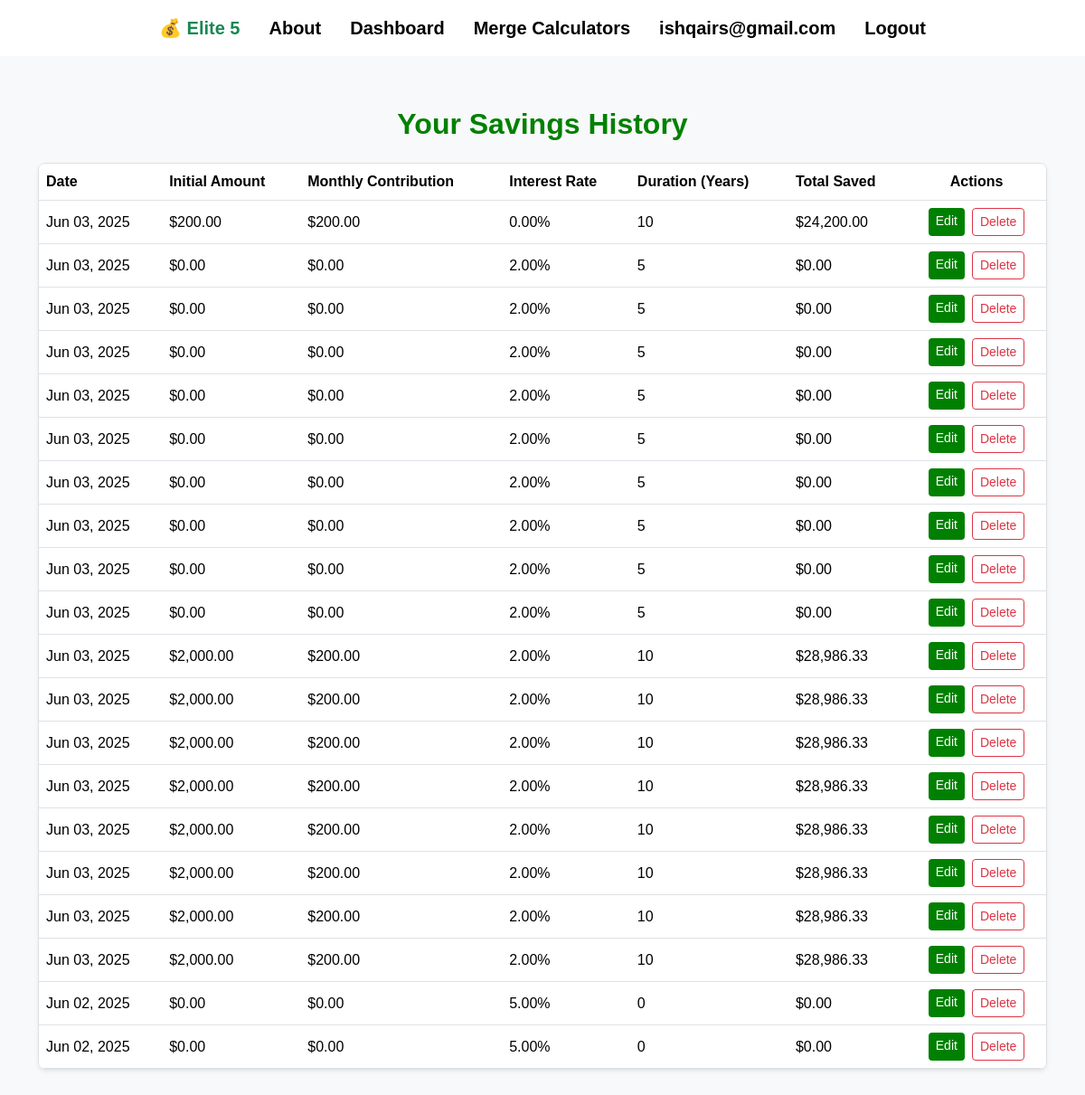
Before: /savings/history/ (signed in) with the older database file.
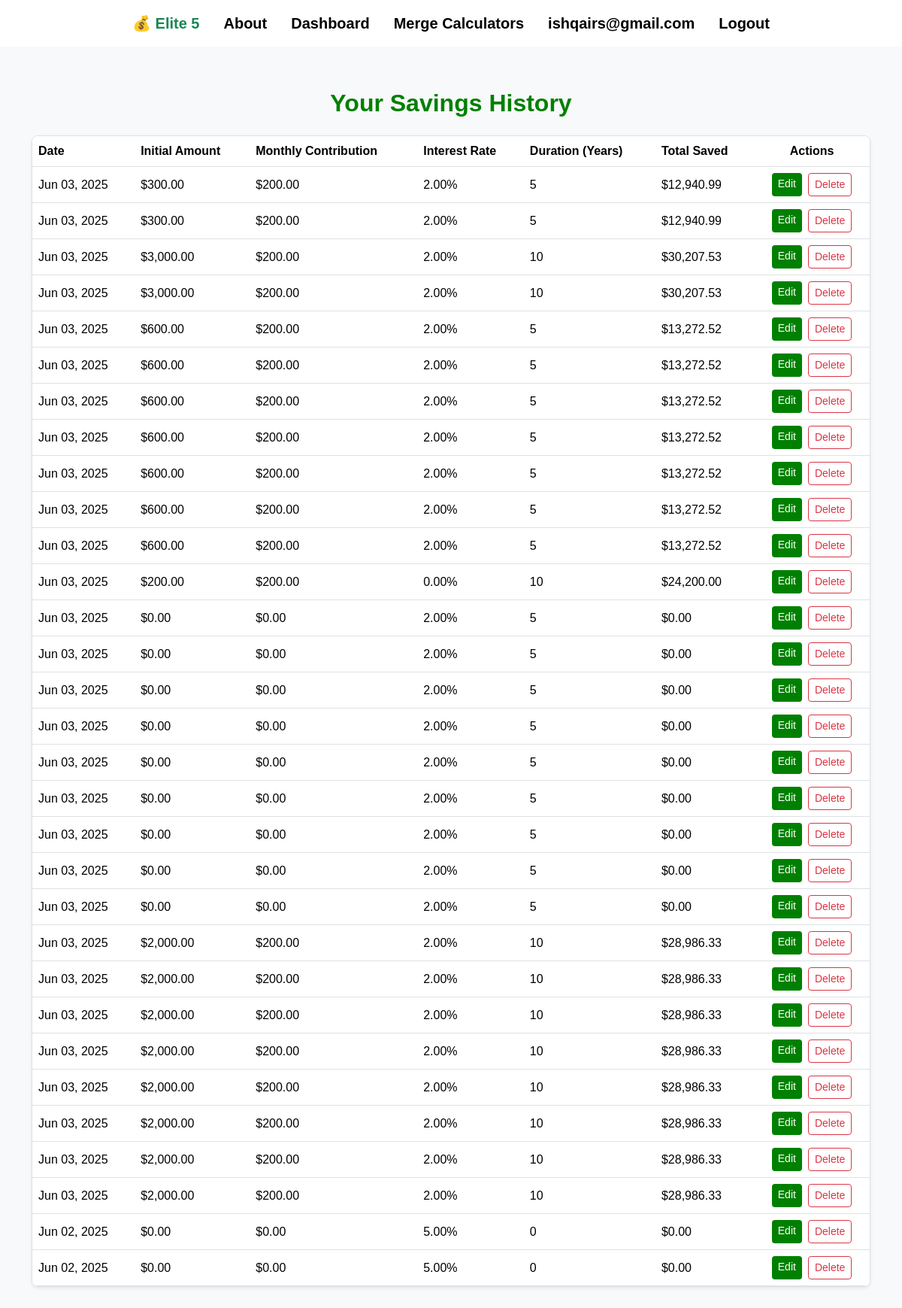
After: the same page with the newer database file.
### main/models.py (models this page shows, shortened)
class SavingsCalculation(models.Model):
    user = models.ForeignKey(User, on_delete=models.CASCADE)
    created_at = models.DateTimeField(auto_now_add=True)
    initial_amount = models.DecimalField(max_digits=10, decimal_places=2)
    monthly_contribution = models.DecimalField(max_digits=10, decimal_places=2)
    interest_rate = models.DecimalField(max_digits=5, decimal_places=2)
    duration_years = models.IntegerField()
    total_saved = models.DecimalField(max_digits=10, decimal_places=2)

### main/views.py (the view)
# urls.py: path('savings/history/', views.savings_history, name='savings_history'),
@login_required
def savings_history(request):
    history = SavingsCalculation.objects.filter(user=request.user).order_by('-created_at')
    return render(request, 'main/savings_history.html', {'history': history})

### main/templates/main/savings_history.html (shortened to what this page needs)
{% extends "main/base.html" %}
{% load humanize %}
{% block content %}
<div class="container py-5">
  <h2 class="text-center mb-4" style="color: green; font-weight: 600;">Your Savings History</h2>
  {% if history %}
    <div class="table-responsive shadow-sm rounded-3" style="border: 1px solid #e0e0e0;">
      <table class="table align-middle mb-0">
        <thead class="bg-light" style="color: green; font-weight: 600;">
          <tr>
            <th>Date</th>
            <th>Initial Amount</th>
            <th>Monthly Contribution</th>
            <th>Interest Rate</th>
            <th>Duration (Years)</th>
            <th>Total Saved</th>
            <th class="text-center">Actions</th>
          </tr>
        </thead>
        <tbody>
          {% for run in history %}
          <tr>
            <td>{{ run.created_at|date:"M d, Y" }}</td>
            <td>${{ run.initial_amount|intcomma }}</td>
            <td>${{ run.monthly_contribution|intcomma }}</td>
            <td>{{ run.interest_rate }}%</td>
            <td>{{ run.duration_years }}</td>
            <td>${{ run.total_saved|intcomma }}</td>
            <td>
              <div class="d-flex flex-column flex-md-row gap-2 justify-content-center">
                <a href="{% url 'edit_savings_entry' run.pk %}" class="btn btn-sm" style="background-color: green; color: #fff; border: none; transition: background-color 0.3s;">
                  Edit
                </a>
                <form action="{% url 'delete_savings_entry' run.pk %}" method="POST" style="display:inline;">
                  <button type="submit" class="btn btn-sm btn-outline-danger" style="transition: background-color 0.3s;">
                    Delete
                  </button>
                </form>
              </div>
            </td>
          </tr>
          {% endfor %}
        </tbody>
      </table>
    </div>
  {% else %}
    <div class="text-center mt-4">
      <p style="color: #555;">No savings calculations found.</p>
    </div>
  {% endif %}
</div>
{% endblock %}

Changed rows visible on the page:
added SavingsCalculation: created_at "Jun 03, 2025", initial_amount "300.00", monthly_contribution "200.00", interest_rate "2.00", duration_years "5", total_saved "12,940.99"
added SavingsCalculation: created_at "Jun 03, 2025", initial_amount "300.00", monthly_contribution "200.00", interest_rate "2.00", duration_years "5", total_saved "12,940.99"
added SavingsCalculation: created_at "Jun 03, 2025", initial_amount "3,000.00", monthly_contribution "200.00", interest_rate "2.00", duration_years "10", total_saved "30,207.53"
added SavingsCalculation: created_at "Jun 03, 2025", initial_amount "3,000.00", monthly_contribution "200.00", interest_rate "2.00", duration_years "10", total_saved "30,207.53"
added SavingsCalculation: created_at "Jun 03, 2025", initial_amount "600.00", monthly_contribution "200.00", interest_rate "2.00", duration_years "5", total_saved "13,272.52"
added SavingsCalculation: created_at "Jun 03, 2025", initial_amount "600.00", monthly_contribution "200.00", interest_rate "2.00", duration_years "5", total_saved "13,272.52"
added SavingsCalculation: created_at "Jun 03, 2025", initial_amount "600.00", monthly_contribution "200.00", interest_rate "2.00", duration_years "5", total_saved "13,272.52"
added SavingsCalculation: created_at "Jun 03, 2025", initial_amount "600.00", monthly_contribution "200.00", interest_rate "2.00", duration_years "5", total_saved "13,272.52"
added SavingsCalculation: created_at "Jun 03, 2025", initial_amount "600.00", monthly_contribution "200.00", interest_rate "2.00", duration_years "5", total_saved "13,272.52"
added SavingsCalculation: created_at "Jun 03, 2025", initial_amount "600.00", monthly_contribution "200.00", interest_rate "2.00", duration_years "5", total_saved "13,272.52"
added SavingsCalculation: created_at "Jun 03, 2025", initial_amount "600.00", monthly_contribution "200.00", interest_rate "2.00", duration_years "5", total_saved "13,272.52"
